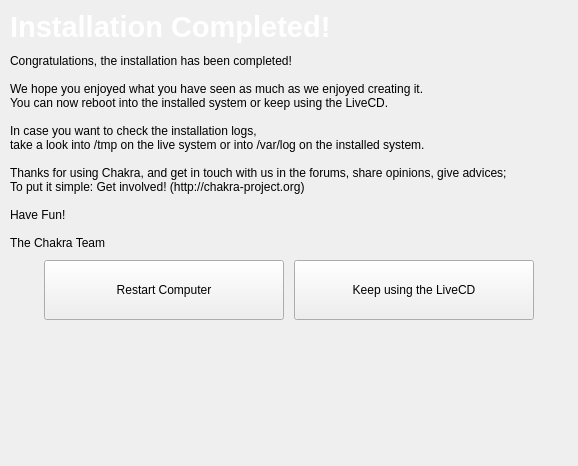
<?xml version="1.0" encoding="UTF-8"?>
<ui version="4.0">
 <class>Finish</class>
 <widget class="QWidget" name="Finish">
  <property name="geometry">
   <rect>
    <x>0</x>
    <y>0</y>
    <width>578</width>
    <height>466</height>
   </rect>
  </property>
  <property name="windowTitle">
   <string/>
  </property>
  <layout class="QVBoxLayout" name="verticalLayout">
   <property name="spacing">
    <number>10</number>
   </property>
   <property name="margin">
    <number>10</number>
   </property>
   <item>
    <layout class="QHBoxLayout" name="horizontalLayout_2">
     <property name="topMargin">
      <number>0</number>
     </property>
     <item>
      <widget class="QLabel" name="label">
       <property name="maximumSize">
        <size>
         <width>16777215</width>
         <height>50</height>
        </size>
       </property>
       <property name="font">
        <font>
         <pointsize>14</pointsize>
        </font>
       </property>
       <property name="text">
        <string>&lt;!DOCTYPE HTML PUBLIC &quot;-//W3C//DTD HTML 4.0//EN&quot; &quot;http://www.w3.org/TR/REC-html40/strict.dtd&quot;&gt;
&lt;html&gt;&lt;head&gt;&lt;meta name=&quot;qrichtext&quot; content=&quot;1&quot; /&gt;&lt;style type=&quot;text/css&quot;&gt;
p, li { white-space: pre-wrap; }
&lt;/style&gt;&lt;/head&gt;&lt;body style=&quot; font-family:'Bitstream Vera Sans'; font-size:9pt; font-weight:400; font-style:normal;&quot;&gt;
&lt;p style=&quot; margin-top:0px; margin-bottom:0px; margin-left:0px; margin-right:0px; -qt-block-indent:0; text-indent:0px; font-family:'Sans Serif'; font-size:10pt;&quot;&gt;&lt;span style=&quot; font-size:22pt; font-weight:600; color:#ffffff;&quot;&gt;Installation Completed!&lt;/span&gt;&lt;/p&gt;&lt;/body&gt;&lt;/html&gt;</string>
       </property>
      </widget>
     </item>
    </layout>
   </item>
   <item>
    <widget class="QLabel" name="label_2">
     <property name="text">
      <string>Congratulations, the installation has been completed!

We hope you enjoyed what you have seen as much as we enjoyed creating it.
You can now reboot into the installed system or keep using the LiveCD.

In case you want to check the installation logs,
take a look into /tmp on the live system or into /var/log on the installed system.

Thanks for using Chakra, and get in touch with us in the forums, share opinions, give advices;
To put it simple: Get involved! (http://chakra-project.org)

Have Fun!

The Chakra Team</string>
     </property>
     <property name="scaledContents">
      <bool>true</bool>
     </property>
     <property name="wordWrap">
      <bool>true</bool>
     </property>
    </widget>
   </item>
   <item>
    <layout class="QHBoxLayout" name="horizontalLayout">
     <item>
      <spacer name="horizontalSpacer">
       <property name="orientation">
        <enum>Qt::Horizontal</enum>
       </property>
       <property name="sizeHint" stdset="0">
        <size>
         <width>40</width>
         <height>20</height>
        </size>
       </property>
      </spacer>
     </item>
     <item>
      <widget class="QPushButton" name="rebootButton">
       <property name="enabled">
        <bool>true</bool>
       </property>
       <property name="minimumSize">
        <size>
         <width>240</width>
         <height>60</height>
        </size>
       </property>
       <property name="text">
        <string>Restart Computer</string>
       </property>
      </widget>
     </item>
     <item>
      <widget class="QPushButton" name="chakraButton">
       <property name="minimumSize">
        <size>
         <width>240</width>
         <height>60</height>
        </size>
       </property>
       <property name="text">
        <string>Keep using the LiveCD</string>
       </property>
      </widget>
     </item>
     <item>
      <spacer name="horizontalSpacer_2">
       <property name="orientation">
        <enum>Qt::Horizontal</enum>
       </property>
       <property name="sizeHint" stdset="0">
        <size>
         <width>40</width>
         <height>20</height>
        </size>
       </property>
      </spacer>
     </item>
    </layout>
   </item>
   <item>
    <spacer name="verticalSpacer">
     <property name="orientation">
      <enum>Qt::Vertical</enum>
     </property>
     <property name="sizeHint" stdset="0">
      <size>
       <width>20</width>
       <height>49</height>
      </size>
     </property>
    </spacer>
   </item>
  </layout>
 </widget>
 <resources>
  <include location="tribe.qrc"/>
 </resources>
 <connections/>
</ui>
